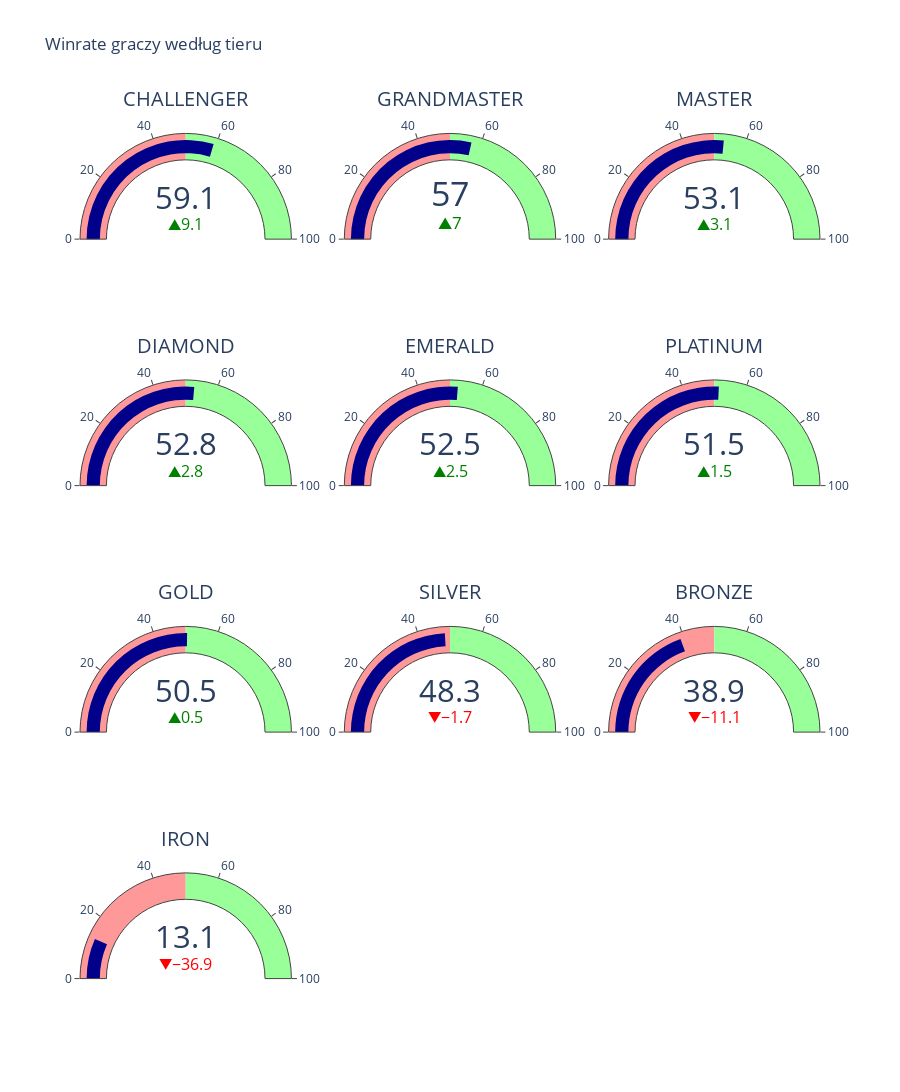

The cell this chart's notebook holds for it:
### Code cell
win_stats = df.groupby('tier')[['wins', 'losses']].sum().reset_index()

win_stats = win_stats[win_stats['tier'].str.upper() != 'UNRANKED']

win_stats['winrate'] = win_stats['wins'] / (win_stats['wins'] + win_stats['losses'])
win_stats = win_stats.sort_values('winrate', ascending=False)

fig = go.Figure()

for i, row in enumerate(win_stats.itertuples()):
    fig.add_trace(go.Indicator(
        mode="gauge+number+delta",
        value=row.winrate * 100,
        delta={'reference': 50, 'increasing': {'color': "green"}, 'decreasing': {'color': "red"}},
        gauge={
            'axis': {'range': [0, 100]},
            'bar': {'color': 'darkblue'},
            'steps': [
                {'range': [0, 50], 'color': "#f99"},
                {'range': [50, 100], 'color': "#9f9"}
            ]
        },
        title={'text': f"{row.tier}"},
        domain={'row': i // 3, 'column': i % 3}
    ))

fig.update_layout(
    grid={'rows': (len(win_stats) + 2) // 3, 'columns': 3, 'pattern': "independent"},
    title="Winrate graczy według tieru",
    height=400 + 200 * ((len(win_stats) + 2) // 3)
)

fig.show()

### Figure 1 — Plotly figure (JSON) as saved in the notebook; plotly's stock layout.template omitted (floating-point values rounded to 4 significant figures)
{"data": [{"delta": {"decreasing": {"color": "red"}, "increasing": {"color": "green"}, "reference": 50}, "domain": {"column": 0, "row": 0}, "gauge": {"axis": {"range": [0, 100]}, "bar": {"color": "darkblue"}, "steps": [{"color": "#f99", "range": [0, 50]}, {"color": "#9f9", "range": [50, 100]}]}, "mode": "gauge+number+delta", "title": {"text": "CHALLENGER"}, "type": "indicator", "value": 59.09}, {"delta": {"decreasing": {"color": "red"}, "increasing": {"color": "green"}, "reference": 50}, "domain": {"column": 1, "row": 0}, "gauge": {"axis": {"range": [0, 100]}, "bar": {"color": "darkblue"}, "steps": [{"color": "#f99", "range": [0, 50]}, {"color": "#9f9", "range": [50, 100]}]}, "mode": "gauge+number+delta", "title": {"text": "GRANDMASTER"}, "type": "indicator", "value": 56.95}, {"delta": {"decreasing": {"color": "red"}, "increasing": {"color": "green"}, "reference": 50}, "domain": {"column": 2, "row": 0}, "gauge": {"axis": {"range": [0, 100]}, "bar": {"color": "darkblue"}, "steps": [{"color": "#f99", "range": [0, 50]}, {"color": "#9f9", "range": [50, 100]}]}, "mode": "gauge+number+delta", "title": {"text": "MASTER"}, "type": "indicator", "value": 53.06}, {"delta": {"decreasing": {"color": "red"}, "increasing": {"color": "green"}, "reference": 50}, "domain": {"column": 0, "row": 1}, "gauge": {"axis": {"range": [0, 100]}, "bar": {"color": "darkblue"}, "steps": [{"color": "#f99", "range": [0, 50]}, {"color": "#9f9", "range": [50, 100]}]}, "mode": "gauge+number+delta", "title": {"text": "DIAMOND"}, "type": "indicator", "value": 52.75}, {"delta": {"decreasing": {"color": "red"}, "increasing": {"color": "green"}, "reference": 50}, "domain": {"column": 1, "row": 1}, "gauge": {"axis": {"range": [0, 100]}, "bar": {"color": "darkblue"}, "steps": [{"color": "#f99", "range": [0, 50]}, {"color": "#9f9", "range": [50, 100]}]}, "mode": "gauge+number+delta", "title": {"text": "EMERALD"}, "type": "indicator", "value": 52.52}, {"delta": {"decreasing": {"color": "red"}, "increasing": {"color": "green"}, "reference": 50}, "domain": {"column": 2, "row": 1}, "gauge": {"axis": {"range": [0, 100]}, "bar": {"color": "darkblue"}, "steps": [{"color": "#f99", "range": [0, 50]}, {"color": "#9f9", "range": [50, 100]}]}, "mode": "gauge+number+delta", "title": {"text": "PLATINUM"}, "type": "indicator", "value": 51.46}, {"delta": {"decreasing": {"color": "red"}, "increasing": {"color": "green"}, "reference": 50}, "domain": {"column": 0, "row": 2}, "gauge": {"axis": {"range": [0, 100]}, "bar": {"color": "darkblue"}, "steps": [{"color": "#f99", "range": [0, 50]}, {"color": "#9f9", "range": [50, 100]}]}, "mode": "gauge+number+delta", "title": {"text": "GOLD"}, "type": "indicator", "value": 50.45}, {"delta": {"decreasing": {"color": "red"}, "increasing": {"color": "green"}, "reference": 50}, "domain": {"column": 1, "row": 2}, "gauge": {"axis": {"range": [0, 100]}, "bar": {"color": "darkblue"}, "steps": [{"color": "#f99", "range": [0, 50]}, {"color": "#9f9", "range": [50, 100]}]}, "mode": "gauge+number+delta", "title": {"text": "SILVER"}, "type": "indicator", "value": 48.35}, {"delta": {"decreasing": {"color": "red"}, "increasing": {"color": "green"}, "reference": 50}, "domain": {"column": 2, "row": 2}, "gauge": {"axis": {"range": [0, 100]}, "bar": {"color": "darkblue"}, "steps": [{"color": "#f99", "range": [0, 50]}, {"color": "#9f9", "range": [50, 100]}]}, "mode": "gauge+number+delta", "title": {"text": "BRONZE"}, "type": "indicator", "value": 38.92}, {"delta": {"decreasing": {"color": "red"}, "increasing": {"color": "green"}, "reference": 50}, "domain": {"column": 0, "row": 3}, "gauge": {"axis": {"range": [0, 100]}, "bar": {"color": "darkblue"}, "steps": [{"color": "#f99", "range": [0, 50]}, {"color": "#9f9", "range": [50, 100]}]}, "mode": "gauge+number+delta", "title": {"text": "IRON"}, "type": "indicator", "value": 13.12}], "layout": {"grid": {"columns": 3, "pattern": "independent", "rows": 4}, "height": 1200, "title": {"text": "Winrate graczy według tieru"}}}
